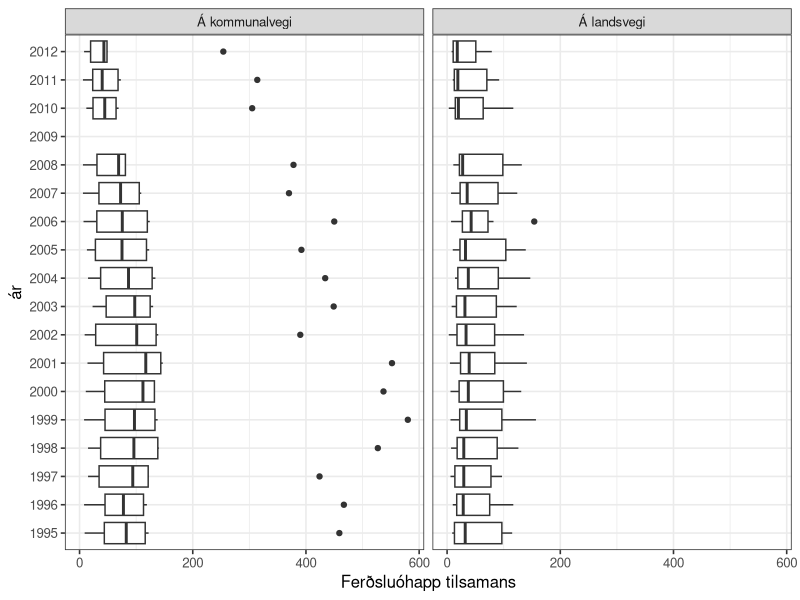
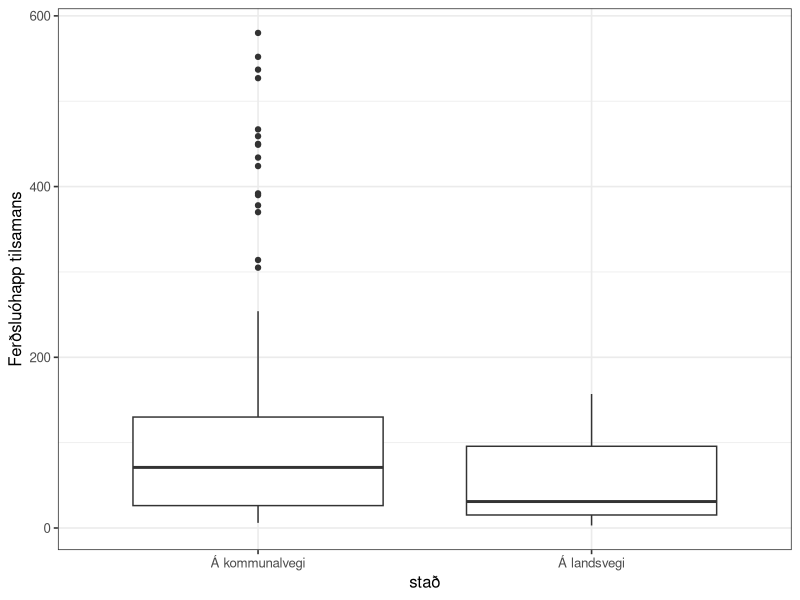
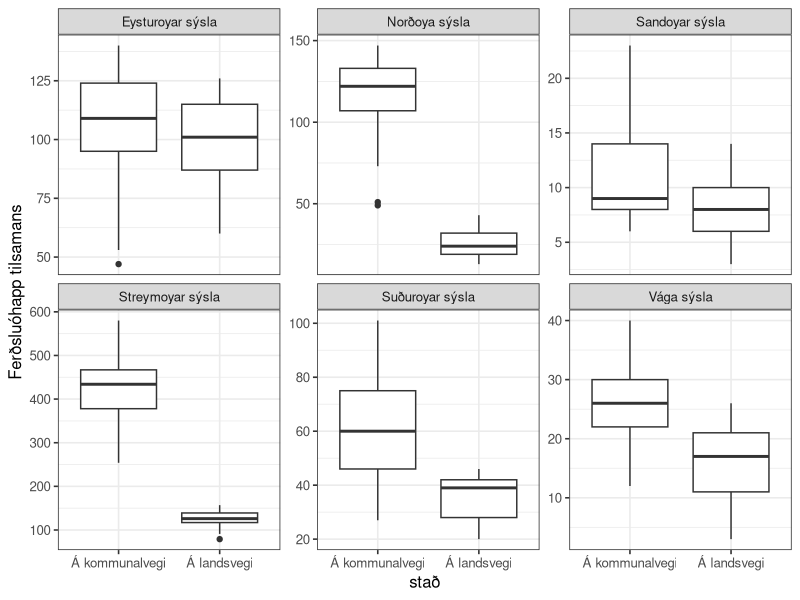
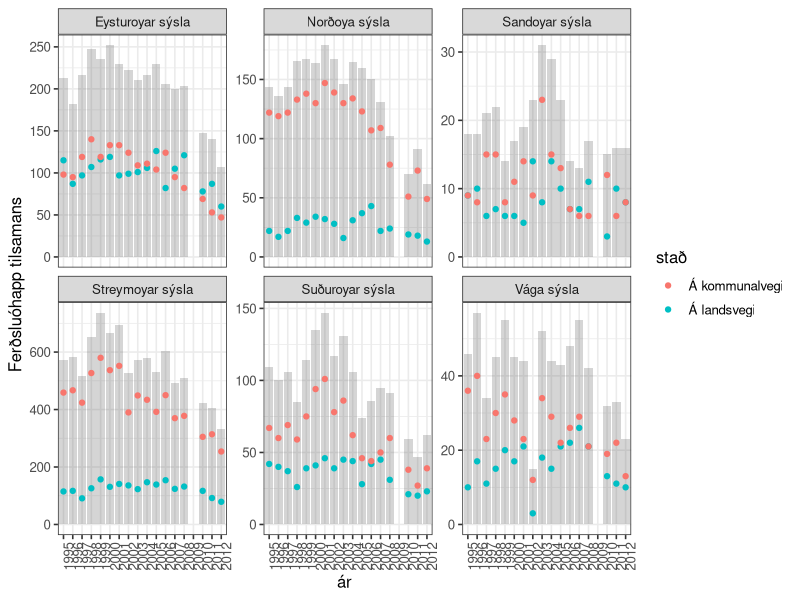
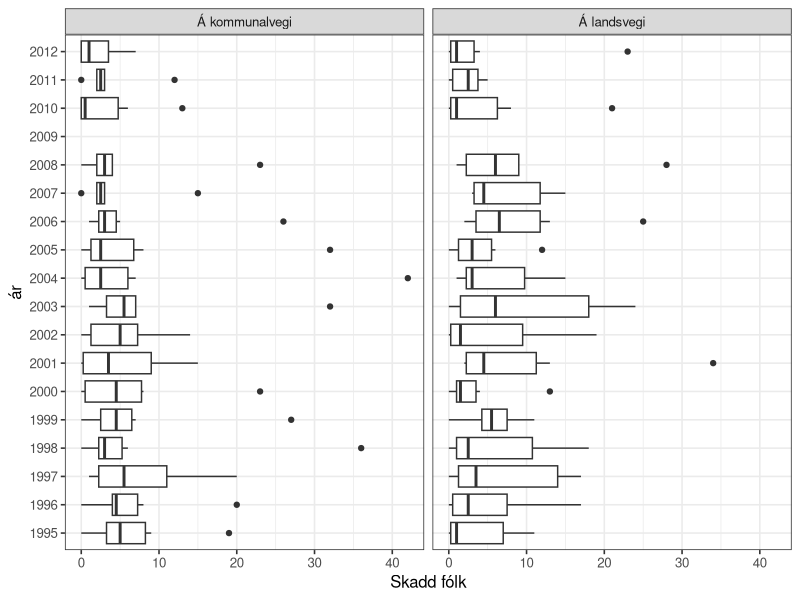
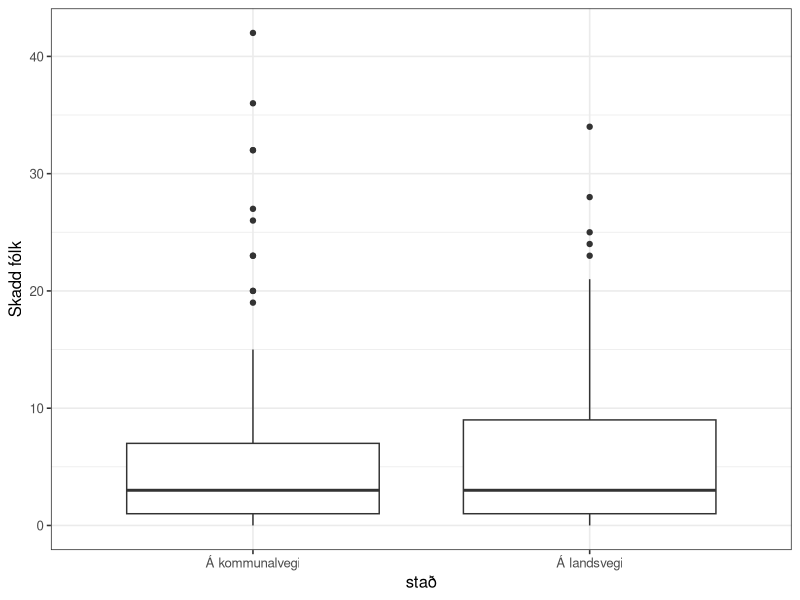
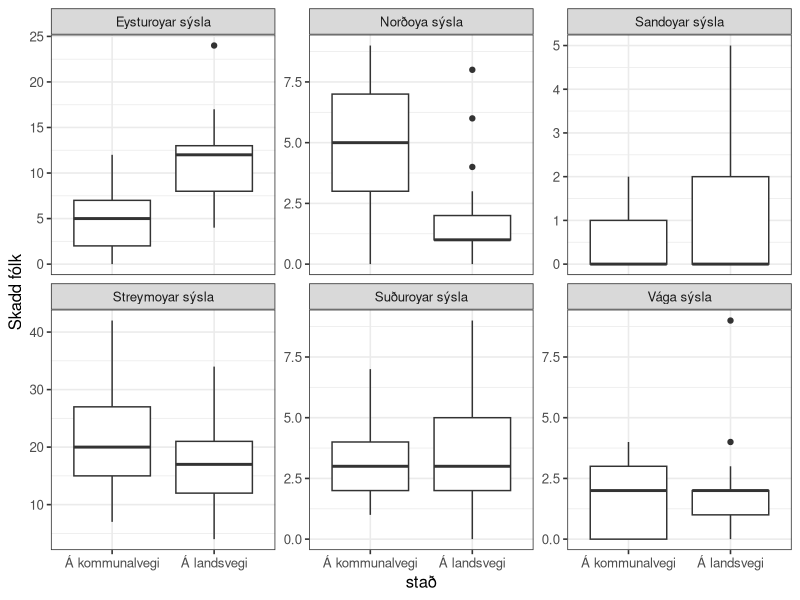
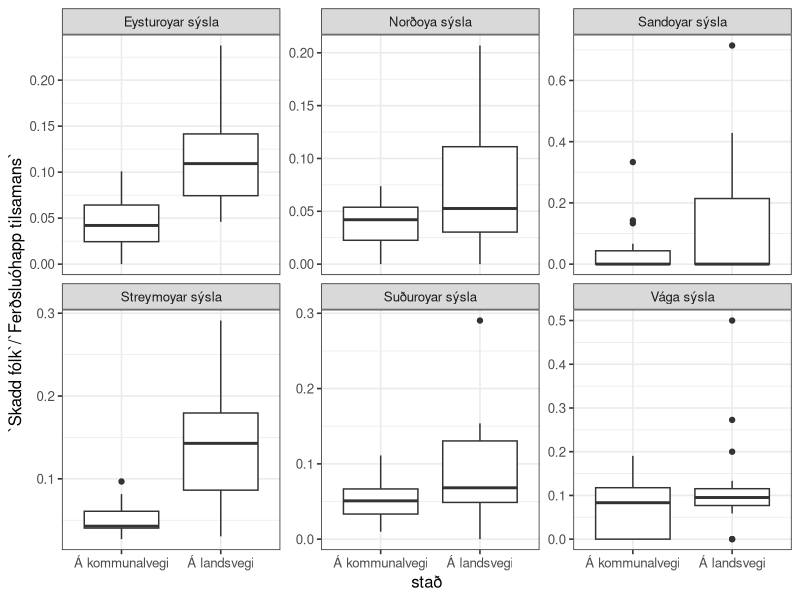

Here is the R script that generated these plots, in order:
## ---- chunk 1
knitr::opts_chunk$set(echo = TRUE)

options(dplyr.summarise.inform = FALSE)
library(tidyverse)

# set theme used for plotting
theme_set(theme_bw(base_size = 12))

## ---- chunk 2
n_lesandi <- 2:10
roynd_nr <- 1:2

sama_fdag <- crossing(n_lesandi, roynd_nr)
sama_fdag
## ---- chunk 3
sama_fdag <- mutate(
  sama_fdag,
  fdag = map(n_lesandi, ~ sample(365, ., replace = TRUE))
  )
sama_fdag
## ---- chunk 4
# Ein listi av integers
str(sama_fdag$fdag)
## ---- chunk 5


sama_fdag <- mutate(sama_fdag, nakar_sdag = map_lgl(fdag, ~ any(duplicated(.x))))
sama_fdag

## ---- chunk 6

## ---- chunk 7

## ---- chunk 8

## ---- chunk 9

## ---- chunk 10

## ---- chunk 11

## ---- chunk 12

## ---- chunk 13


## ---- chunk 14

## ---- chunk 15

## ---- chunk 16

## ---- chunk 17

## ---- chunk 18

## ---- chunk 19

## ---- chunk 20

## ---- chunk 21

## ---- chunk 22

## ---- chunk 23
ferdslu_ohapp <- read_csv("ferdslu_ohapp.csv")
ferdslu_ohapp
## ---- chunk 24
ferdslu_ohapp <- read_csv("ferdslu_ohapp.csv", skip = 1, na = "..")
ferdslu_ohapp
## ---- chunk 25
ferdslu_ohapp <- ferdslu_ohapp %>%
  mutate(across(everything(), ~ str_replace(., "-", "0")))
ferdslu_ohapp
## ---- chunk 26
ferdslu_ohapp <- pivot_longer(ferdslu_ohapp, cols = '1995':'2012',
                   names_to = "ár", values_to = "n", values_transform = list(n = as.integer))

ferdslu_ohapp

#ferdslu_ohapp$n <- as.integer(ferdslu_ohapp$n)

## ---- chunk 27

ferdslu_ohapp <- pivot_wider(ferdslu_ohapp, names_from = slag, values_from = n)


ferdslu_ohapp
## ---- chunk 28

ggplot(ferdslu_ohapp) +
  geom_boxplot(aes(x = `Ferðsluóhapp tilsamans`, y = ár), na.rm = TRUE) +
  facet_wrap(~stað)

## ---- chunk 29
df <- ferdslu_ohapp %>%
  filter(`Ferðsluóhapp tilsamans` > 150) 
df
## ---- chunk 30

ggplot(data = ferdslu_ohapp) +
  geom_boxplot(aes(x = stað, y = `Ferðsluóhapp tilsamans`), na.rm = TRUE)

## ---- chunk 31

ggplot(data = ferdslu_ohapp) +
  geom_boxplot(aes(x = stað, y = `Ferðsluóhapp tilsamans`), na.rm = TRUE) +
  facet_wrap(~sýsla, scales = "free_y")
  
  

## ---- chunk 32

ggplot(ferdslu_ohapp) +
  geom_bar(aes(x = ár, y = `Ferðsluóhapp tilsamans`), alpha = 0.25, stat = "Identity", na.rm = TRUE) +
  geom_point(aes(x = ár, y = `Ferðsluóhapp tilsamans`, colour = stað), na.rm = TRUE) +
  facet_wrap(~sýsla, scales = "free_y") +
  theme(axis.text.x = element_text(angle = 90))

## ---- chunk 33
ggplot(ferdslu_ohapp, aes(x = `Skadd fólk`, y = `ár`)) +
  geom_boxplot(na.rm = TRUE) +
  facet_wrap(~ `stað`)

## ---- chunk 34
ggplot(ferdslu_ohapp, aes(x = `stað`, y = `Skadd fólk`)) +
  geom_boxplot(na.rm = TRUE)
## ---- chunk 35
ggplot(ferdslu_ohapp, aes(x = `stað`, y = `Skadd fólk`)) +
  geom_boxplot(na.rm = TRUE) +
  facet_wrap(~ `sýsla`, scales = "free_y")
## ---- chunk 36
ggplot(ferdslu_ohapp, aes(x = `stað`, y = `Skadd fólk` / `Ferðsluóhapp tilsamans`)) +
  geom_boxplot(na.rm = TRUE) +
  facet_wrap(~ `sýsla`, scales = "free_y")
## ---- chunk 37

## ---- chunk 38

## ---- chunk 39

## ---- chunk 40

## ---- chunk 41

## ---- chunk 42

## ---- chunk 43

## ---- chunk 44

## ---- chunk 45

## ---- chunk 46

## ---- chunk 47
